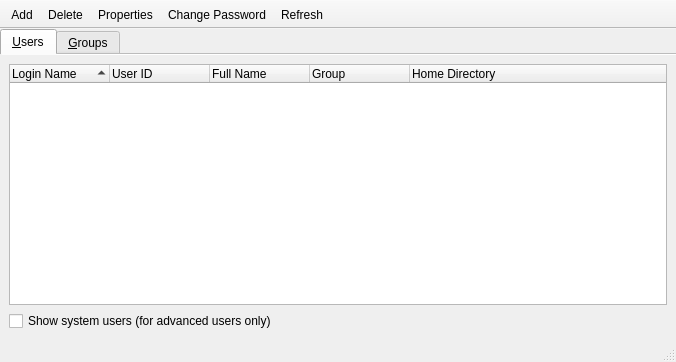
<?xml version="1.0" encoding="UTF-8"?>
<ui version="4.0">
 <class>MainWindow</class>
 <widget class="QMainWindow" name="UserGroupSettingsWindow">
  <property name="geometry">
   <rect>
    <x>0</x>
    <y>0</y>
    <width>676</width>
    <height>362</height>
   </rect>
  </property>
  <property name="contextMenuPolicy">
   <enum>Qt::NoContextMenu</enum>
  </property>
  <property name="windowTitle">
   <string>User and Group Settings</string>
  </property>
  <widget class="QWidget" name="centralwidget">
   <layout class="QVBoxLayout" name="verticalLayout">
    <property name="leftMargin">
     <number>0</number>
    </property>
    <property name="topMargin">
     <number>0</number>
    </property>
    <property name="rightMargin">
     <number>0</number>
    </property>
    <property name="bottomMargin">
     <number>0</number>
    </property>
    <item>
     <widget class="QTabWidget" name="tabWidget">
      <property name="currentIndex">
       <number>0</number>
      </property>
      <property name="documentMode">
       <bool>true</bool>
      </property>
      <widget class="QWidget" name="tab">
       <attribute name="title">
        <string>&amp;Users</string>
       </attribute>
       <layout class="QVBoxLayout" name="verticalLayout_2">
        <item>
         <widget class="QTreeWidget" name="userList">
          <property name="rootIsDecorated">
           <bool>false</bool>
          </property>
          <property name="itemsExpandable">
           <bool>false</bool>
          </property>
          <property name="sortingEnabled">
           <bool>true</bool>
          </property>
          <property name="expandsOnDoubleClick">
           <bool>false</bool>
          </property>
          <column>
           <property name="text">
            <string>Login Name</string>
           </property>
          </column>
          <column>
           <property name="text">
            <string>User ID</string>
           </property>
          </column>
          <column>
           <property name="text">
            <string>Full Name</string>
           </property>
          </column>
          <column>
           <property name="text">
            <string>Group</string>
           </property>
          </column>
          <column>
           <property name="text">
            <string>Home Directory</string>
           </property>
          </column>
         </widget>
        </item>
        <item>
         <widget class="QCheckBox" name="showSystemUsers">
          <property name="text">
           <string>Show system users (for advanced users only)</string>
          </property>
         </widget>
        </item>
       </layout>
      </widget>
      <widget class="QWidget" name="tab_2">
       <attribute name="title">
        <string>&amp;Groups</string>
       </attribute>
       <layout class="QVBoxLayout" name="verticalLayout_3">
        <item>
         <widget class="QTreeWidget" name="groupList">
          <property name="rootIsDecorated">
           <bool>false</bool>
          </property>
          <property name="itemsExpandable">
           <bool>false</bool>
          </property>
          <property name="sortingEnabled">
           <bool>true</bool>
          </property>
          <column>
           <property name="text">
            <string>Name</string>
           </property>
          </column>
          <column>
           <property name="text">
            <string>Group ID</string>
           </property>
          </column>
          <column>
           <property name="text">
            <string>Members</string>
           </property>
          </column>
         </widget>
        </item>
       </layout>
      </widget>
     </widget>
    </item>
   </layout>
  </widget>
  <widget class="QToolBar" name="toolBar">
   <property name="movable">
    <bool>false</bool>
   </property>
   <property name="toolButtonStyle">
    <enum>Qt::ToolButtonTextBesideIcon</enum>
   </property>
   <attribute name="toolBarArea">
    <enum>TopToolBarArea</enum>
   </attribute>
   <attribute name="toolBarBreak">
    <bool>false</bool>
   </attribute>
   <addaction name="actionAdd"/>
   <addaction name="actionDelete"/>
   <addaction name="actionProperties"/>
   <addaction name="actionChangePasswd"/>
   <addaction name="actionRefresh"/>
  </widget>
  <widget class="QStatusBar" name="statusbar"/>
  <action name="actionAdd">
   <property name="icon">
    <iconset theme="list-add">
     <normaloff>.</normaloff>.</iconset>
   </property>
   <property name="text">
    <string>Add</string>
   </property>
   <property name="toolTip">
    <string>Add new users or groups</string>
   </property>
  </action>
  <action name="actionDelete">
   <property name="icon">
    <iconset theme="list-remove">
     <normaloff>.</normaloff>.</iconset>
   </property>
   <property name="text">
    <string>Delete</string>
   </property>
   <property name="toolTip">
    <string>Delete selected item</string>
   </property>
  </action>
  <action name="actionProperties">
   <property name="icon">
    <iconset theme="document-properties">
     <normaloff>.</normaloff>.</iconset>
   </property>
   <property name="text">
    <string>Properties</string>
   </property>
   <property name="toolTip">
    <string>Edit properties of the selected item</string>
   </property>
  </action>
  <action name="actionRefresh">
   <property name="icon">
    <iconset theme="view-refresh">
     <normaloff>.</normaloff>.</iconset>
   </property>
   <property name="text">
    <string>Refresh</string>
   </property>
   <property name="toolTip">
    <string>Refresh the lists</string>
   </property>
  </action>
  <action name="actionChangePasswd">
   <property name="icon">
    <iconset theme="dialog-password">
     <normaloff>.</normaloff>.</iconset>
   </property>
   <property name="text">
    <string>Change Password</string>
   </property>
   <property name="toolTip">
    <string>Change password for the selected user or group</string>
   </property>
  </action>
 </widget>
 <resources/>
 <connections/>
</ui>
